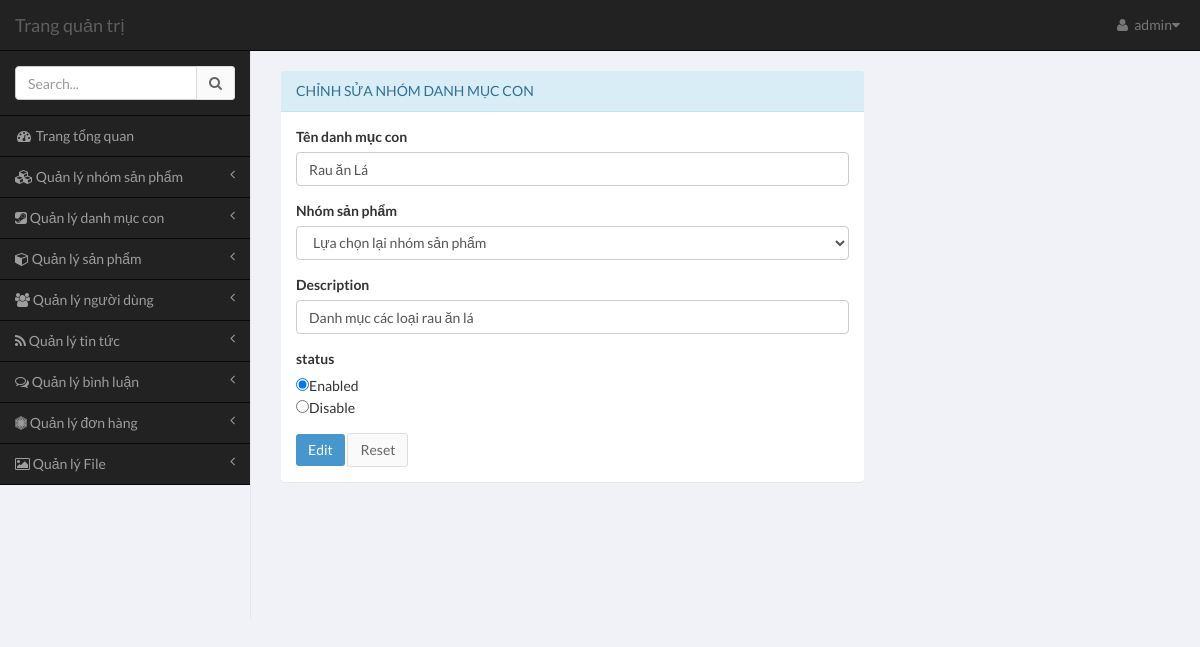
/admin/pages/index.php?module=subcate&action=edit-subcate&id=19 (signed in), run on the app's committed database.
### tables this page shows
CREATE TABLE `subcategory` (
  `subcate_id` int(11) NOT NULL,
  `subcate_name` varchar(100) NOT NULL,
  `parent_id` int(11) NOT NULL,
  `description` varchar(255) DEFAULT NULL,
  `status` tinyint(6) DEFAULT '1',
  `created_date` int(11) DEFAULT NULL
);

### common/database.php (called while the page is built, shortened)
<?php
$mysqli = mysqli_connect(DB_HOST, DB_USER, DB_PASS, DB_NAME);
mysqli_set_charset($mysqli,"utf8");
function get_one($table,$field_name,$field_value){
	global $mysqli;
	$sql = "SELECT * FROM $table WHERE $field_name = '$field_value'";
	$res = mysqli_query($mysqli,$sql);
	return mysqli_fetch_assoc($res);
}
?>

### admin/pages/modules/subcate/edit-subcate.php (the view, shortened to what this page needs)
<?php
if (!empty($_GET['id'])) {
	$row = get_one('subcategory','subcate_id',$_GET['id']);
} else {
	echo 'Tham số không hợp lệ';
}
?>
<div class="row">
	<div class="col-md-8">
		<section class="panel panel-info" style="margin-top: 20px;">
			<header class="panel-heading" >
				Chỉnh sửa nhóm danh mục con
			</header>
			<?php if($row) : ?>
				<div class="panel-body">
					<form action="" method="POST" role="form">
						<div class="form-group">
							<label for="">Tên danh mục con</label>
							<input type="text" class="form-control" name="subcate_name" value="<?php echo $row["subcate_name"]; ?>">
						</div>
						<div class="form-group">
						<label for="">Nhóm sản phẩm</label>
							<select name="parent_id" class="form-control" required="required">
								<option value="">Lựa chọn lại nhóm sản phẩm</option>
							</select>
						</div>
						<div class="form-group">
							<label for="">Description</label>
							<input type="text" class="form-control" value="<?php echo $row['description']; ?>" name="description">
						</div>
						<div class="form-group">
							<div for="">
								<label for="">status</label>
							</div>
							<div class="form-group" >
								<input type="radio" name="status" value="1" <?php if($row['status'] == 1) echo "checked ='checked'" ?> >Enabled<br>
								<input type="radio" name="status" value="0" <?php if($row['status'] == 0) echo "checked ='checked'" ?> >Disable<br>
							</div>
						</div>
						<button type="submit" class="btn btn-primary">Edit</button>
						<button type="reset" class="btn btn-default">Reset</button>
					</form>
				</div>
			<?php endif; ?>
		</div>
</div>
</div>

### data on the page
subcategory: subcate_name "Rau ăn Lá", description "Danh mục các loại rau ăn lá", status "☑"

### other printed values
$user['username'] "admin"
